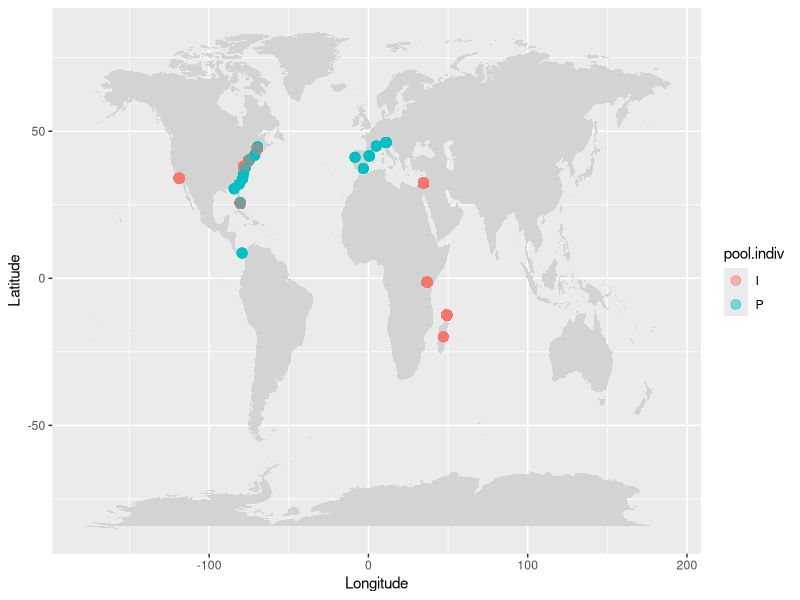

Generate this figure with R:
### Make basic plots for DEST samples
### Final data has columsn: sampleId, country, city, collectionDate, lat, long, season, nFlies, locality, type (inbred/pooled), continent
### Adapted from Alan Bergland, Oct 3, 2018; updated Feb 2020


### ijob -c1 -p standard -A berglandlab
### module load gcc/7.1.0  openmpi/3.1.4 R/3.6.0; R


### libraries
library(data.table)
library(ggplot2)
library(maps)


### set working directory
setwd("/scratch/cat7ep/simCline/biosampleresults")
# setwd("~/Downloads/GitHub/simCline/biosampleresults")

### load data
samps <- fread("./concatenated.csv")
# samps <- rbind(samps, fread("./concatenatedEuro.csv"))

### time plot
### find sites with multiple time points
samps.ag <- samps[,list(nSamps=length(row),
                        nTime=length( unique(samps[,c('year','month','day')]) ),
                        lat=mean(samps$lat[which(samps$lat!="NA")]),
                        long=mean(samps$long[which(samps$long!="NA")]) ),
                  list(state, year, country) ]

setkey(samps.ag, country, year)
setkey(samps, country, year)


### plot multi-sample populations

# multi_sample <- ggplot() +
#   geom_line(data= samps[J(samps.ag[maxDelta>10])], aes(x=as.Date(yday, origin = as.Date("2018-01-01")), y=lat, group=locality, linetype=continent)) +
#   geom_point(data=samps[J(samps.ag[maxDelta>10])], aes(x=as.Date(yday, origin = as.Date("2018-01-01")), y=lat, group=locality, color=season)) +
#   facet_grid(.~year) +
#   theme(axis.text.x = element_text(angle = 45, hjust = 1), legend.position="bottom", legend.direction="vertical") +
#   scale_x_date(date_labels = "%b", limits = as.Date(c(110,355), origin = as.Date("2018-01-01"))) +
#   xlab("Collection Date") + ylab("Latitude")
# 
# ggsave(multi_sample, file="./DEST/populationInfo/multiSample.pdf")


### world map plot

worldData <- as.data.table(map_data("world"))

samps.ag.ag <- samps.ag[,list(n=sum(nTime), lat=samps$lat, 
                                            long=samps$long,
                                            pool.indiv=samps$`p/i`), 
                          list(country) ]
# samps.ag.ag <- samps.ag[,list(n=sum(nTime), lat=mean(samps$lat[which(samps$lat!="NA")]), 
#                               long=mean(samps$long[which(samps$long!="NA")]) ), 
#                         list(state) ]

### make maps

min.lat.eu <- 35
max.lat.eu <- 55
min.long.eu <- -10
max.long.eu <- 37
# [long>=min.long.eu & long<= max.long.eu][lat>=min.lat.eu & lat<=max.lat.eu]
#[longitude>=min.long.eu & longitude<= max.long.eu][latitude>=min.lat.eu & latitude<=max.lat.eu]

# size=I((n-1)/2 + 4))
world <- 	ggplot() +
  geom_polygon(data = worldData,
               aes(x=long, y = lat, group = group), fill="lightgrey") +
  geom_point(data = samps.ag.ag,
             aes(x=long, y=lat, color=pool.indiv), size=3, alpha=.5) +
  xlab("Longitude") + ylab("Latitude") + scale_fill_manual(values="black")

ggsave(world, file="./worldPlot.pdf", height=4, width=6)


## north america
# min.lat.na <- 25
# max.lat.na <- 50
# min.long.na <- -130
# max.long.na <- -65


### num. flies plot
# 
# samps[,nFlies:=as.numeric(as.character(nFlies))]
# samps[,sampleId:=as.character(sampleId)]
# samps[,sampleId:=factor(sampleId,
#                         levels=c(samps[set=="DrosEU"]$sampleId,
#                                  samps[set=="DrosRTEC"][order(nFlies)]$sampleId,
#                                  samps[set=="dpgp"]$sampleId))]
# 
# 
# nFlies.plot <- ggplot(data=samps, aes(x=sampleId, y=nFlies, color=set)) + geom_point() +
#   theme(axis.text.x=element_blank(), axis.title.x=element_blank()) +
#   ylab("Num. flies sampled")
# 
# ggsave(nFlies.plot, file="~/numFlies.pdf")